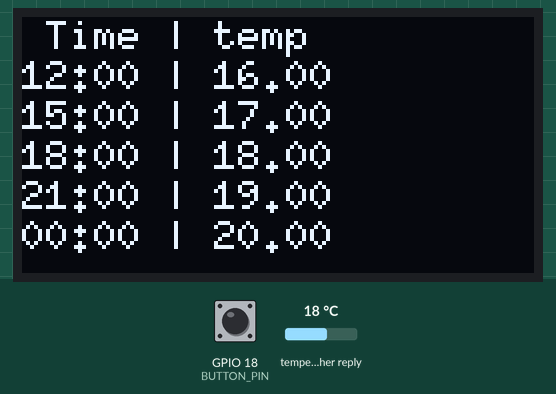
Simulated run of this sketch. Board: ESP32. On the bench: 128×64 one-colour display. The test bench sets the inputs (shaded band); at power-on: GPIO 18 (BUTTON_PIN) HIGH, temperature in the weather reply 18 °C. WiFi joins after 1.5 s; servers stay silent unless stated; web services answer with replies made up by the test bench; not simulated (calls return 0 or success): credentials.h; what the sketch prints to the serial monitor is not drawn.

Above: at 4.4 s.
4.5 s: GPIO 18 (BUTTON_PIN) pulled LOW for 0.15 s
At 6.5 s:
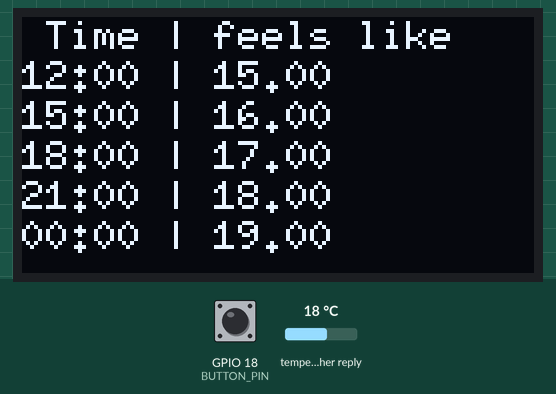
6.8 s: GPIO 18 (BUTTON_PIN) pulled LOW for 1 s
At 9.2 s:
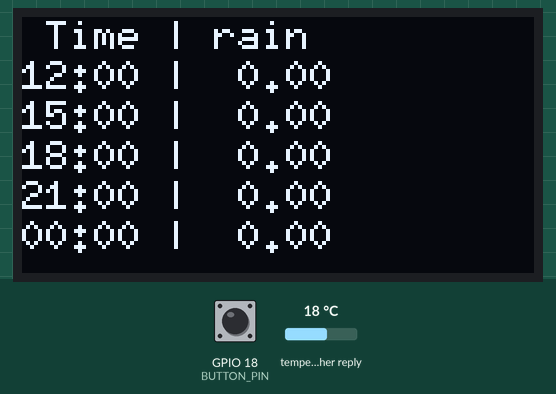
9.9 s: GPIO 18 (BUTTON_PIN) pulled LOW for 0.15 s
At 11.5 s:
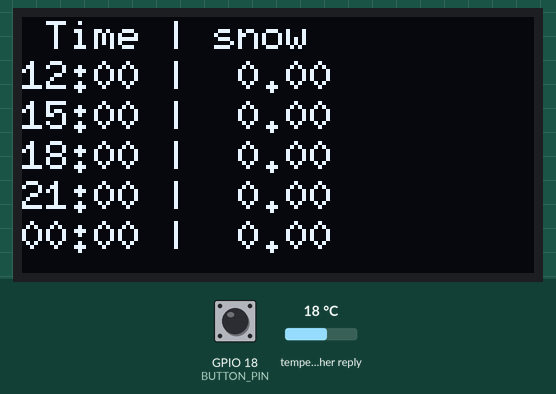
11.9 s: GPIO 18 (BUTTON_PIN) pulled LOW for 3.2 s
At 16.4 s:
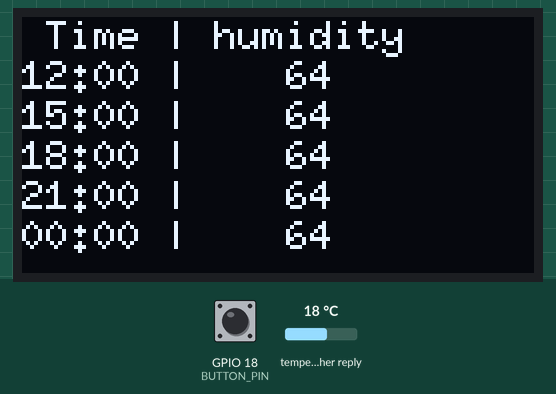
17.1 s: GPIO 18 (BUTTON_PIN) pulled LOW for 0.15 s
At 18.6 s:
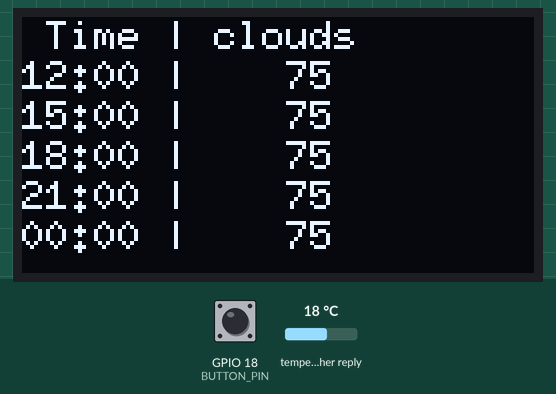
19.1 s: GPIO 18 (BUTTON_PIN) pulled LOW for 1 s
At 21.3 s:
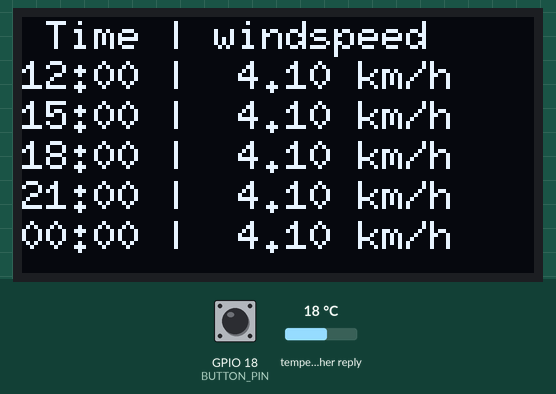
Timing chart, 0 to 22.8 s (numbered marks = the images above; inputs shaded):
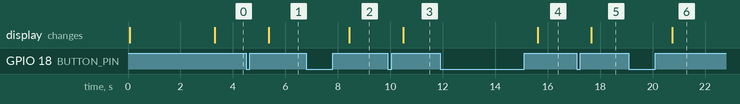

The sketch:

WetterApiAufOled.ino
```cpp
#include <U8g2lib.h>
U8G2_SH1106_128X64_NONAME_F_HW_I2C u8g2(U8G2_R0, /* reset=*/U8X8_PIN_NONE);
u8g2_uint_t offset;

#define DEBUG

#include <WiFi.h>
#include <HTTPClient.h>
#include <ArduinoJson.h>
#include "credentials.h"
const String webseite = "http://api.openweathermap.org/data/2.5/forecast?q=Gaukoenigshofen,DE&units=metric&APPID=";


const int BUTTON_PIN = 18;

enum AUSGABE
{
  TEMP,
  FEEL,
  RAIN,
  SNOW,
  HUMIDITY,
  CLOUDS,
  WINDSPEED,
};
const char *ausgabeStr[] =
    {
        "temp",
        "feels like",
        "rain",
        "snow",
        "humidity",
        "clouds",
        "windspeed"};

const int DIM = 40;
struct DATENSTRUKTUR
{
  float temp;
  float feels_like;
  int humidity;
  String main;
  String description;
  int clouds;
  float windSpeed;
  float rain;
  float snow;
  int timeUTC;
};
DATENSTRUKTUR daten[DIM];

class Pos
{
private:
  int _x;
  int _y;

public:
  Pos(int x = 0, int y = 0)
  {
    SetX(x);
    SetY(y);
  }

  void SetX(int x)
  {
    if (x < 0 || x > u8g2.getDisplayHeight())
      return;

    _x = x;
  }

  void SetY(int y)
  {
    //Serial.print("SetY: "), Serial.println(y);
    if (y < 0 || y > u8g2.getDisplayHeight())
      return;

    _y = y;
  }

  void SetPosToLineNr(int lineNr)
  {
    SetX(0);
    SetY(10 + 10 * lineNr);
  }

  int GetX() { return _x; }
  int GetY() { return _y; }
};
Pos *pos;

volatile bool tasterGedrueckt = false;
volatile AUSGABE ausgabe = AUSGABE::TEMP;
//--------------------------------------------

int aufstehenNr = 99;
int kaffeeNr = 99;
const int countOfData = 8;

int aufstehenStd = 6;
int kaffeeStd = 15;
//--------------------------------------------------

void setup(void)
{
  Serial.begin(115200);
  delay(10);

  setup_OLED();
  setupTaster();
  startWiFi();
  holeWetterdaten();
  delay(1000);
  Serial.print("setup abgeschlossen");
}

void loop(void)
{
  //Serial.println("u8g2_prepare");
  u8g2_prepare();

  //Serial.println("showLineHeader");
  showLineHeader();

  //Serial.print("showLines Beginn");
  for (int lineNr = 0; lineNr < 5 && tasterGedrueckt == false; ++lineNr)
    showLine(lineNr);
  //Serial.println("  Ende");

  u8g2.sendBuffer();
  delay(1000);
  tasterGedrueckt = false;
}

void u8g2_prepare(void)
{
  u8g2.setFont(u8g2_font_6x10_tf);
  //u8g2.setFont(u8g2_font_u8glib_4_tf);
  u8g2.setFontRefHeightExtendedText();
  u8g2.setDrawColor(1);
  u8g2.setFontPosTop();
  u8g2.setFontDirection(0);
  u8g2.clearBuffer(); // clear the internal memory once
  u8g2.setFontMode(1);
}

String getWeatherData()
{
  String payload = "";
  HTTPClient http;

  //Serial.print("Webseite: "); Serial.println(webseite + key);
  http.begin(webseite + key); //Specify the URL
  int httpCode = http.GET();  //Make the request

  if (httpCode == 200)
  { //Check for the returning code
    payload = http.getString();
  }

  else
  {
    payload = "E";
  }
  http.end(); //Free the resources
              // Serial.println(payload);
  // only first 8 elements of array. Delete rest
  int i = 0;
  int last = payload.indexOf(",{"
                             "dt",
                             0);
  while (i < countOfData)
  {
    last = payload.indexOf(",{", last + 1);
    i = i + 1;
  }

  return payload.substring(0, last) + "]}";
}

void decodeWeather(String JSONline)
{

  //const size_t bufferSize = 4 * JSON_ARRAY_SIZE(1) + JSON_ARRAY_SIZE(4) + 8 * JSON_OBJECT_SIZE(1) + 4 * JSON_OBJECT_SIZE(2) + 5 * JSON_OBJECT_SIZE(4) + 4 * JSON_OBJECT_SIZE(7) + 4 * JSON_OBJECT_SIZE(8) + 1270;
  const size_t bufferSize = 8 * JSON_ARRAY_SIZE(1) + JSON_ARRAY_SIZE(8) + 22 * JSON_OBJECT_SIZE(1) + 8 * JSON_OBJECT_SIZE(2) + 9 * JSON_OBJECT_SIZE(4) + 10 * JSON_OBJECT_SIZE(9) + 6 * JSON_OBJECT_SIZE(10) + 2489;

  DynamicJsonBuffer jsonBuffer(bufferSize);
  const char *json = JSONline.c_str();
  JsonObject &root = jsonBuffer.parseObject(json);
  JsonArray &list = root["list"];
  for (int i = 0; i < countOfData; i++)
  {
    parsePaket(i, list[i]);
  }
}

void parsePaket(int index, JsonObject &liste)
{
  daten[index].temp = liste["main"]["temp"];
  daten[index].feels_like = liste["main"]["feels_like"];
  daten[index].humidity = liste["main"]["humidity"];

  liste["weather"]["0"]["main"].printTo(daten[index].main);
  liste["weather"]["0"]["description"].printTo(daten[index].description);

  daten[index].clouds = liste["clouds"]["all"];

  daten[index].windSpeed = liste["wind"]["speed"];

  if (IsSnow(index))
    daten[index].snow = liste["snow"]["3h"];
  else if (IsRain(index))
    daten[index].rain = liste["rain"]["3h"];

  const char *list_dt_txt = liste["dt_txt"]; // "2018-10-17 15:00:00"
  daten[index].timeUTC = (list_dt_txt[11] - '0') * 10 + list_dt_txt[12] - '0';
}

bool IsSnow(int index) { return IsMain(index, "Snow"); }
bool IsRain(int index) { return IsMain(index, "Rain"); }
bool IsCloud(int index) { return IsMain(index, "Clouds"); }
bool IsClear(int index) { return IsMain(index, "Clear"); }
bool IsMain(int index, const char *txt)
{
  return !daten[index].main.compareTo(txt);
}

void holeWetterdaten()
{
  if ((WiFi.status() == WL_CONNECTED)) //Check the current connection status
  {
    String weather;
    do
    {
      weather = getWeatherData();
      //Serial.println(weather);

    } while (weather[0] == 'E');
    decodeWeather(weather);

    setNrFromStd();
  }
}

void showLineHeader()
{
  u8g2.setCursor(0, 0);

  u8g2.printf("%6s|", "Time ");
  u8g2.printf(" %-s", ausgabeStr[ausgabe]);
}

void showLine(int lineNr)
{
  //Serial.println("SetPosToLineNr");
  pos->SetPosToLineNr(lineNr);

  //Serial.println("setCursor");
  u8g2.setCursor(pos->GetX(), pos->GetY());

  u8g2.printf("%02i:00 |", daten[lineNr].timeUTC);
  switch (ausgabe)
  {
  case AUSGABE::TEMP:
    showLineItemTemp(lineNr);
    break;
  case AUSGABE::FEEL:
    showLineItemFeel(lineNr);
    break;
  case AUSGABE::RAIN:
    showLineItemRain(lineNr);
    break;
  case AUSGABE::SNOW:
    showLineItemSnow(lineNr);
    break;
  case AUSGABE::HUMIDITY:
    showLineItemHumi(lineNr);
    break;
  case AUSGABE::CLOUDS:
    showLineItemClou(lineNr);
    break;
  case AUSGABE::WINDSPEED:
    showLineItemWind(lineNr);
    break;
  }
}

void showLineItemTemp(int lineNr) { u8g2.printf("%6.2f", daten[lineNr].temp); }
void showLineItemFeel(int lineNr) { u8g2.printf("%6.2f", daten[lineNr].feels_like); }
void showLineItemRain(int lineNr) { u8g2.printf("%6.2f", daten[lineNr].rain); }
void showLineItemSnow(int lineNr) { u8g2.printf("%6.2f", daten[lineNr].snow); }
void showLineItemHumi(int lineNr) { u8g2.printf("%6i", daten[lineNr].humidity); }
void showLineItemDesc(int lineNr) { u8g2.printf("%s", daten[lineNr].description.c_str()); }
void showLineItemClou(int lineNr) { u8g2.printf("%6i", daten[lineNr].clouds); }
void showLineItemWind(int lineNr) { u8g2.printf("%6.2f km/h", daten[lineNr].windSpeed); }

void showSymbol()
{
  u8g2.setFont(u8g2_font_unifont_t_symbols);
  pos->SetX((double)u8g2.getDisplayHeight() * 2.0 / 3.0);
  if (IsSnow(kaffeeNr))
    u8g2.drawUTF8(pos->GetX(), pos->GetY(), "☃");
  else if (IsRain(kaffeeNr))
  {
    if (daten[kaffeeNr].rain > 5.0)
      u8g2.drawUTF8(pos->GetX(), pos->GetY(), "☔");
    else
    {
      u8g2.drawUTF8(pos->GetX(), pos->GetY(), "☂");
    }
  }
  else if (IsCloud(kaffeeNr))
    u8g2.drawUTF8(pos->GetX(), pos->GetY(), "☁");
  else if (IsClear(kaffeeNr))
    u8g2.drawUTF8(pos->GetX(), pos->GetY(), "☀");
}

void setup_OLED()
{
  u8g2.begin();
  //u8g2.setFont(u8g2_font_logisoso32_tf);
  u8g2.setFont(u8g2_font_6x10_tf);
  pos = new Pos(0, 0);
}

void setupTaster()
{
  pinMode(BUTTON_PIN, INPUT_PULLUP);
  attachInterrupt(digitalPinToInterrupt(BUTTON_PIN), OnPushButton, RISING);
}

void OnPushButton()
{
  if (!tasterGedrueckt)
  {
    tasterGedrueckt = true;
    IncrementAusgabe();
  }
}

void IncrementAusgabe()
{
  switch (ausgabe)
  {
  case AUSGABE::TEMP:
    ausgabe = AUSGABE::FEEL;
    break;

  case AUSGABE::FEEL:
    ausgabe = AUSGABE::RAIN;
    break;

  case AUSGABE::RAIN:
    ausgabe = AUSGABE::SNOW;
    break;

  case AUSGABE::SNOW:
    ausgabe = AUSGABE::HUMIDITY;
    break;

  case AUSGABE::HUMIDITY:
    ausgabe = AUSGABE::CLOUDS;
    break;

  case AUSGABE::CLOUDS:
    ausgabe = AUSGABE::WINDSPEED;
    break;

  case AUSGABE::WINDSPEED:
    ausgabe = AUSGABE::TEMP;
    break;
  }
}

void startWiFi()
{
  WiFi.begin(ssid, password);

  u8g2.setCursor(10, 10);
  u8g2.printf("connecting to Wifi");
  u8g2.setCursor(30, 30);
  u8g2.printf("\"%s\"", ssid);
  u8g2.setCursor(30, 30);
  u8g2.sendBuffer();

  int counter = 0;
  //Serial.println("connect WiFi");
  while (WiFi.status() != WL_CONNECTED)
  {
    Serial.print(".");
    delay(1000);
  }

  Serial.println("");
  Serial.print("WiFi connected with IP address: ");
  Serial.println(WiFi.localIP());
}

void setNrFromStd()
{
  for (int i = 0; i < countOfData; i++)
  {
    int time = daten[i].timeUTC;
    if (time >= aufstehenStd && time < aufstehenStd + 3)
      aufstehenNr = i;
    if (time >= kaffeeStd && time < kaffeeStd + 3)
      kaffeeNr = i;
  }
  //Serial.print("aufstehenNr "); Serial.println(aufstehenNr);
  //Serial.print("kaffeeNr ");Serial.println(kaffeeNr);
}
```

Measured:
- after the input at 4.5 s, the display: changes after 0.86 s (image 1)
- after the input at 6.8 s, the display: changes after 1.6 s (image 2)
- after the input at 9.9 s, the display: changes after 0.59 s (image 3)
- after the input at 11.9 s, the display: changes after 3.7 s (image 4)
- after the input at 17.1 s, the display: changes after 0.57 s (image 5)
- after the input at 19.1 s, the display: changes after 1.6 s (image 6)
